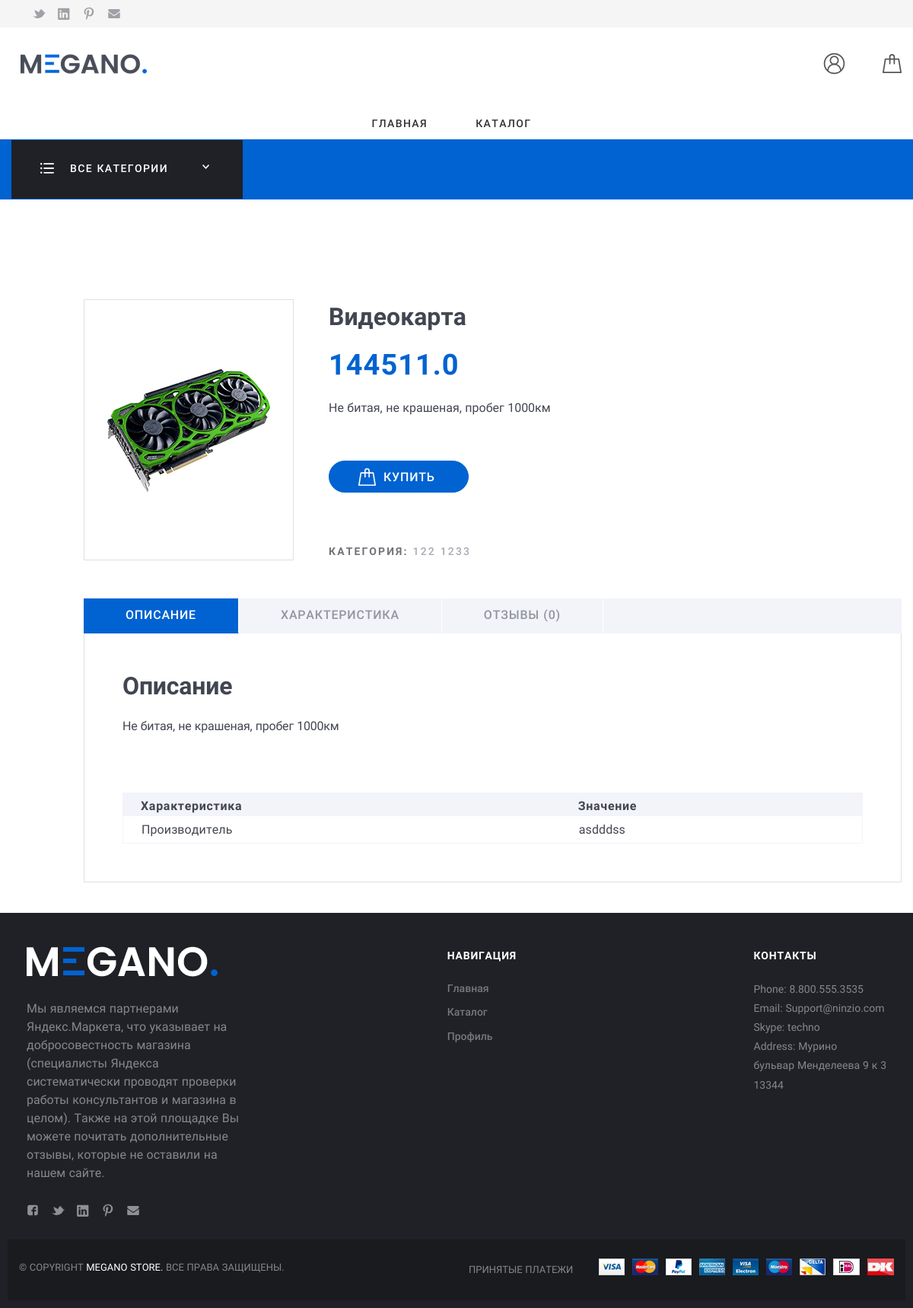
The page /prod/catalog/prod/1 (signed in) on the database its author committed.
### app_shop/models.py (models this page shows, shortened)
class Product(models.Model):
    name = models.CharField(max_length=1024, verbose_name='Название товара')
    photo = models.ImageField(upload_to='prod/', verbose_name='Аватарка')
    description = models.CharField(max_length=1024, verbose_name='Описание товара')
    price = models.FloatField(verbose_name='Цена товара')
    manufacturer = models.CharField(max_length=256, verbose_name='Производитель')
    limited_edition = models.BooleanField(default=False, verbose_name='Эксклюзивность товара')
    category = models.ManyToManyField('Category', verbose_name='Категории')
    characteristics = models.ManyToManyField('Characteristic', verbose_name='Характеристики', related_name='char')
    reviews = models.ManyToManyField('Reviews', verbose_name='Отзывы', related_name='reviews', blank=True)
    tegs = models.ManyToManyField('Tegs', verbose_name='Тэги', related_name='tegs')
    reviews_count = models.IntegerField(default=0)
    count = models.IntegerField(default=0, verbose_name='Счетчик проданных товаров')

class Category(models.Model):
    min_price = models.FloatField(verbose_name='минимальная цена в категории', default=0)
    image = models.ImageField(upload_to='prod/', verbose_name='Иконка категории', null=False)
    name = models.CharField(max_length=128, verbose_name='Название категории')

### app_shop/views.py (the view, shortened to what this page needs)
# urls.py: path('catalog/prod/<int:pk>', detail_prod, name='detail_prod'),
def detail_prod(request, pk):
    form = ReviewsForm(request.POST)
    category = Category.objects.all()
    prod = Product.objects.get(id=pk)
    profile = Profile.objects.get(id=request.user.id)
    return render(request, 'product.html', {'form': form,
                                                         'category': category,
                                                         'prod': prod, })

### app_shop/templates/product.html (shortened to what this page needs)
{% load static %}
<!DOCTYPE html>
<html lang="ru">
<head>
    <link rel="stylesheet" href="{% static 'assets/css/fonts.css'%}">
    <link rel="stylesheet" href="{% static 'assets/css/basic.css'%}">
    <link rel="stylesheet" href="{% static 'assets/css/extra.css'%}">
</head>
<body class="Site">
<header class="Header">
    <div class="ControlPanel">
        <div class="wrap">
            <div class="row ControlPanel-row">
                <div class="row-block">
                    <div class="row ControlPanel-rowSplit">
                        <div class="row-block hide_700">
                            <ul class="menu menu_img menu_smallImg ControlPanel-menu">
                                <li class="menu-item"><a class="menu-link" href="#"><img
                                        src="{% static 'assets/img/icons/socialHeader/tw.svg'%}" alt="tw.svg"/></a>
                                </li>
                                <li class="menu-item"><a class="menu-link" href="#"><img
                                        src="{% static 'assets/img/icons/socialHeader/in.svg'%}" alt="in.svg"/></a>
                                </li>
                                <li class="menu-item"><a class="menu-link" href="#"><img
                                        src="{% static 'assets/img/icons/socialHeader/pt.svg'%}" alt="pt.svg"/></a>
                                </li>
                                <li class="menu-item"><a class="menu-link" href="#"><img
                                        src="{% static 'assets/img/icons/socialHeader/mail.svg'%}" alt="mail.svg"/></a>
                                </li>
                            </ul>
                        </div>
                    </div>
                </div>
            </div>
        </div>
    </div>
    <div class="wrap">
        <div class="row Header-rowMain">
            <div class="row-block Header-logo"><a class="logo" href="{%url 'homepage'%}"><img
                    class="logo-image"
                    src="{% static 'assets/img/logo.png'%}"
                    alt="logo.png"/></a>
            </div>
            <nav class="row-block row-block_right Header-menu">
                <div class="menuModal" id="navigate">
                    <ul class="menu menu_main">
                        <li class="menu-item"><a class="menu-link" href="{%url 'homepage'%}">Главная</a>
                        </li>
                        <li class="menu-item"><a class="menu-link" href="{%url 'catalog'%}">Каталог</a>
                        </li>
                    </ul>
                </div>
            </nav>
            <div class="row-block">
                {% if request.user.is_authenticated %}
                <div class="CartBlock">
                    <div class="dropdown">
                        <button class="dropbtn"><img class="CartBlock-img"
                                                     src="{% static 'assets/img/icons/loon-icon.svg'%}"
                                                     alt="loon-icon.svg"/></button>
                    </div>
                    <a class="CartBlock-block" href="{%url 'cart'%}"><img class="CartBlock-img"
                                                                                              src="{% static 'assets/img/icons/cart.svg'%}"
                                                                                              alt="cart.svg"/></a>
                </div>
                {%endif%}
            </div>
        </div>
    </div>
    <div class="Header-searchWrap">
        <div class="wrap">
            <div class="Header-categories">
                <div class="CategoriesButton">
                    <div class="CategoriesButton-title">
                        <div class="CategoriesButton-icon"><img src="{% static 'assets/img/icons/allDep.svg' %}"
                                                                alt="allDep.svg"/>
                        </div>
                        <span class="CategoriesButton-text">Все категории</span>
                        <div class="CategoriesButton-arrow">
                        </div>
                    </div>
                </div>
            </div>
        </div>
    </div>
</header>
<div class="Middle Middle_top">
    <div class="Section">
        <div class="wrap">
            <div class="Product">
                <div class="ProductCard">
                    <div class="ProductCard-look">
                        <div class="ProductCard-photo">
                            <img src="{% static 'dd'%}{{prod.photo.url}}" alt="bigGoods.png"/>
                        </div>
                    </div>
                    <div class="ProductCard-desc">
                        <div class="ProductCard-header">
                            <h2 class="ProductCard-title">{{prod.name}}
                            </h2>
                            <div class="ProductCard-info">
                                <div class="ProductCard-cost">
                                    <div class="ProductCard-price">{{prod.price}}
                                    </div>
                                </div>
                            </div>
                        </div>
                        <div class="ProductCard-text">
                            <ul>
                                {{prod.description}}
                            </ul>
                        </div>
                        <div class="ProductCard-cart">
                            <div class="ProductCard-cartElement"><a class="btn btn_primary" href="#modal_open"><img
                                    class="btn-icon" src="{% static 'assets/img/icons/card/cart_white.svg'%}"
                                    alt="cart_white.svg"/><span class="btn-content">Купить</span></a>
                            </div>
                        </div>
                        <div class="ProductCard-footer">
                            <div class="ProductCard-tags">
                                <strong class="ProductCard-tagsTitle">Категория:
                                </strong>{%for cat in prod.category.all%}
                                <a href="{%url 'catalog_filter_category' cat.pk%}">
                                    {{cat.name}}</a>
                                {%endfor%}
                            </div>
                        </div>
                    </div>
                </div>
                <div class="Tabs Tabs_default">
                    <div class="Tabs-links"><a class="Tabs-link_ACTIVE Tabs-link"
                                               href="#description"><span>Описание</span></a><a class="Tabs-link"
                                                                                               href="#addit"><span>Характеристика</span></a><a
                            class="Tabs-link" href="#reviews"><span>Отзывы ({{prod.reviews_count}})</span></a>
                    </div>
                    <div class="Tabs-wrap">
                        <div class="Tabs-block" id="description">
                            <h2>Описание
                            </h2>
                            <p>
                                {{prod.description}}
                            </p>
                            <div class="table">
                                <table>
                                    <tr>
                                        <th>Характеристика
                                        </th>
                                        <th>Значение
                                        </th>
                                    </tr>
                                    <tr>
                                        <td>Производитель
                                        </td>
                                        <td>{{prod.manufacturer}}
                                        </td>
                                    </tr>
                                </table>
                            </div>
                        </div>
                    </div>
                </div>
            </div>
        </div>
    </div>
</div>
<footer class="Footer">
    <div class="wrap">
        <div class="row Footer-main">
            <div class="row-block"><a class="logo Footer-logo" href="{%url 'homepage' %}"><img class="logo-image"
                                                                                                      src="{% static 'assets/img/logo_footer.png'%}"
                                                                                                      alt="logo_footer.png"/></a>
                <p>Мы являемся партнерами Яндекс.Маркета, что указывает на добросовестность магазина (специалисты
                    Яндекса систематически проводят проверки работы консультантов и магазина в целом). Также на этой
                    площадке Вы можете почитать дополнительные отзывы, которые не оставили на нашем сайте.
                </p>
                <ul class="menu menu_img menu_smallImg Footer-menuSoc">
                    <li class="menu-item"><a class="menu-link" href="#"><img
                            src="{% static 'assets/img/icons/socialFooter/fb.svg'%}" alt="fb.svg"/></a>
                    </li>
                    <li class="menu-item"><a class="menu-link" href="#"><img
                            src="{% static 'assets/img/icons/socialFooter/tw.svg'%}" alt="tw.svg"/></a>
                    </li>
                    <li class="menu-item"><a class="menu-link" href="#"><img
                            src="{% static 'assets/img/icons/socialFooter/in.svg'%}" alt="in.svg"/></a>
                    </li>
                    <li class="menu-item"><a class="menu-link" href="#"><img
                            src="{% static 'assets/img/icons/socialFooter/pt.svg'%}" alt="pt.svg"/></a>
                    </li>
                    <li class="menu-item"><a class="menu-link" href="#"><img
                            src="{% static 'assets/img/icons/socialFooter/mail.svg'%}" alt="mail.svg"/></a>
                    </li>
                </ul>
            </div>
            <div class="row-block">
                <strong class="Footer-title">Навигация
                </strong>
                <ul class="menu menu_vt Footer-menu">
                    <li class="menu-item"><a class="menu-link" href="{%url 'homepage' %}">Главная</a>
                    </li>
                    <li class="menu-item"><a class="menu-link" href="{%url 'catalog' %}">Каталог</a>
                    </li>
                    {% if request.user.is_authenticated %}
                    <li class="menu-item"><a class="menu-link" href="{%url 'user_detail' %}">Профиль</a>
                    </li>
                    {%endif%}
                </ul>
            </div>
            <div class="row-block">
                <strong class="Footer-title">Контакты
                </strong>
                <p>Phone: 8.800.555.3535<br>Email: Support@ninzio.com<br>Skype: techno<br>Address: Мурино<br>бульвар
                    Менделеева 9 к 3<br>13344
                </p>
            </div>
        </div>
    </div>
    <div class="Footer-copy">
        <div class="wrap">
            <div class="row row_space">
                <div class="row-block">© Copyright&#32;<a href="#">Megano Store.</a>&#32;Все права защищены.
                </div>
                <div class="row-block"><span>Принятые платежи</span>
                    <div class="Footer-payments">
                        <div><img src="{% static 'assets/img/payments/visa.png'%}" alt="visa.png"/>
                        </div>
                        <div><img src="{% static 'assets/img/payments/mastercard.png'%}" alt="mastercard.png"/>
                        </div>
                        <div><img src="{% static 'assets/img/payments/paypal.png'%}" alt="paypal.png"/>
                        </div>
                        <div><img src="{% static 'assets/img/payments/american.png'%}" alt="american.png"/>
                        </div>
                        <div><img src="{% static 'assets/img/payments/electron.png'%}" alt="electron.png"/>
                        </div>
                        <div><img src="{% static 'assets/img/payments/maestro.png'%}" alt="maestro.png"/>
                        </div>
                        <div><img src="{% static 'assets/img/payments/delta.png'%}" alt="delta.png"/>
                        </div>
                        <div><img src="{% static 'assets/img/payments/e.png'%}" alt="e.png"/>
                        </div>
                        <div><img src="{% static 'assets/img/payments/dk.png'%}" alt="dk.png"/>
                        </div>
                    </div>
                </div>
            </div>
        </div>
    </div>
</footer>
</body>
</html>

### rows shown on the page
Product: photo (picture), name "Видеокарта", price "144511.0", description "Не битая, не крашеная, пробег 1000км", reviews_count "0", manufacturer "asdddss"
Category: name "122"
Category: name "1233"
